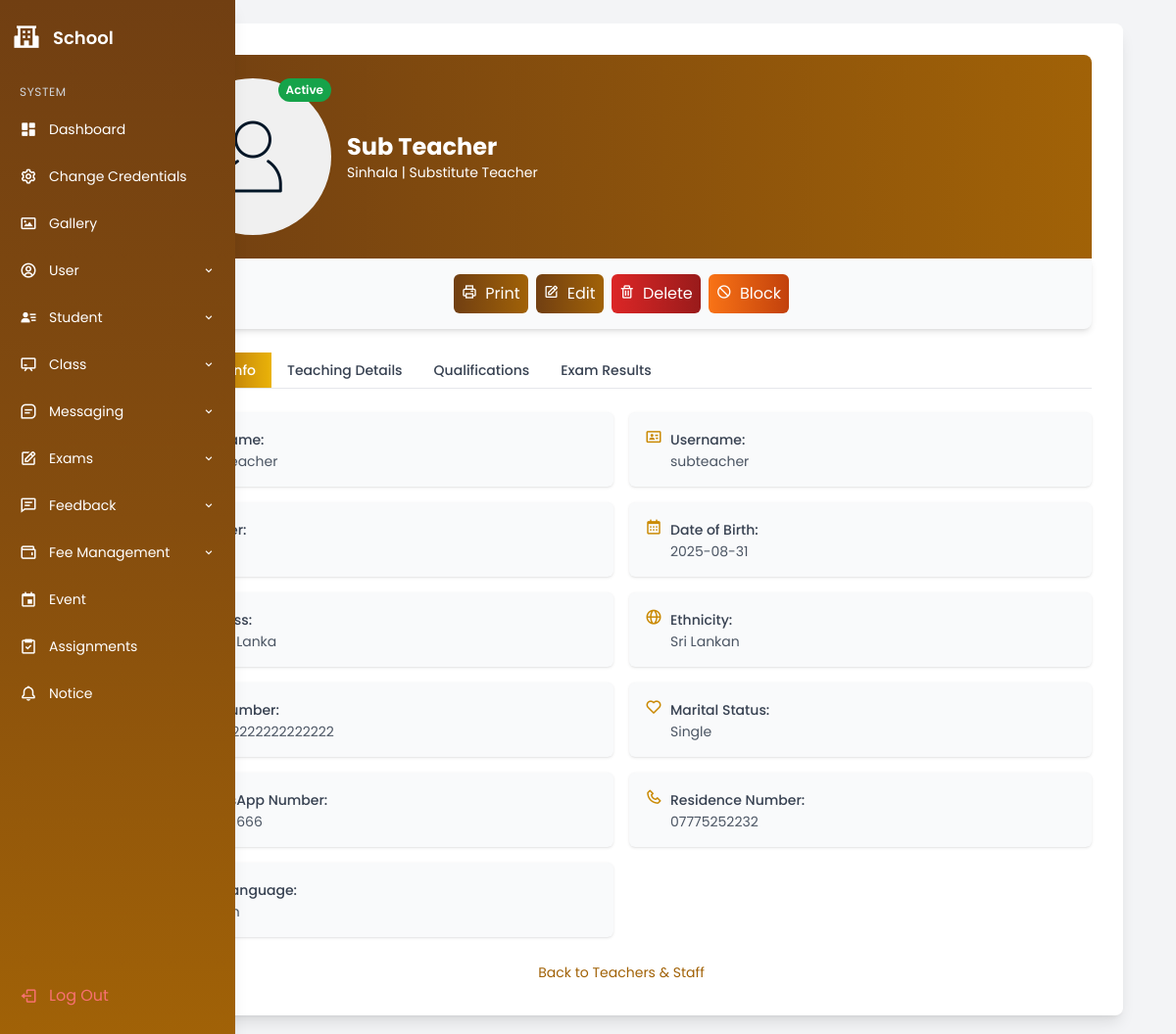
/sub_teacher_profile.php?username=subteacher (signed in), run on the app's committed database.
### tables this page shows
CREATE TABLE `noclass_teacher` (
  `id` int(11) NOT NULL,
  `username` varchar(50) DEFAULT NULL,
  `full_name` varchar(255) NOT NULL,
  `gender` enum('Male','Female') NOT NULL,
  `date_of_birth` date NOT NULL,
  `postal_address` text NOT NULL,
  `ethnicity` varchar(255) DEFAULT NULL,
  `nic_number` varchar(50) NOT NULL,
  `marital_status` enum('Single','Married') NOT NULL,
  `whatsapp_number` varchar(15) DEFAULT NULL,
  `residence_number` varchar(15) DEFAULT NULL,
  `first_language` varchar(50) DEFAULT NULL,
  `profile_image` varchar(255) DEFAULT NULL,
  `subject_id` int(11) DEFAULT NULL,
  `teaching_classes` longtext DEFAULT NULL CHECK (json_valid(`teaching_classes`))
);

CREATE TABLE `subjects` (
  `id` int(11) NOT NULL,
  `subject_name` varchar(100) NOT NULL
);

### sub_teacher_profile.php (the view, shortened to what this page needs)
<?php
require_once 'database_connection.php';
$username_filter = isset($_GET['username']) ? $_GET['username'] : '';
$sql_user = "
    SELECT
        t.*,
        u.active,
        s.subject_name,
        ed.other_educational_qualification,
        ed.professional_qualification,
        ed.extra_curricular_activities,
        ed.work_experience
    FROM noclass_teacher t
    LEFT JOIN user u ON t.username = u.username
    LEFT JOIN subjects s ON t.subject_id = s.id
    LEFT JOIN educational_details ed ON t.username = ed.username
    WHERE t.username = ?";
$stmt = $conn->prepare($sql_user);
$stmt->bind_param("s", $username_filter);
$stmt->execute();
$user_details = $stmt->get_result()->fetch_assoc();
?>
<!DOCTYPE html>
<html lang="en">
<head>
    <script src="https://cdn.tailwindcss.com"></script>
    <link rel="stylesheet" href="https://cdn.jsdelivr.net/npm/boxicons@latest/css/boxicons.min.css">
</head>
<body class="bg-gray-100 min-h-screen">
    <?php include('navbar.php'); ?>
    <main class="ml-[68px] p-6">
        <div class="container max-w-5xl mx-auto bg-white p-8 rounded-lg shadow-lg hover:shadow-2xl transition-all duration-300 animate-bounceIn">
            <?php if ($user_details): ?>
                <div class="profile-header bg-gradient-to-r from-yellow-900 to-yellow-700 text-white p-6 rounded-t-lg flex flex-col sm:flex-row items-center gap-4">
                    <div class="profile-img-container relative">
                        <?php if (!empty($user_details['profile_image']) && file_exists($user_details['profile_image'])): ?>
                            <img src="<?php echo htmlspecialchars($user_details['profile_image']); ?>" alt="Profile Image of <?php echo htmlspecialchars($user_details['full_name']); ?>" class="profile-img w-40 h-40 object-cover rounded-full transition-transform duration-300">
                        <?php else: ?>
                            <img src="./Resources/default_profile.png" alt="Default Profile Image" class="profile-img w-40 h-40 object-cover rounded-full transition-transform duration-300">
                        <?php endif; ?>
                        <span class="absolute top-0 right-0 bg-<?php echo $user_details['active'] == 1 ? 'green-600' : 'red-600'; ?> text-white text-xs font-semibold px-2 py-1 rounded-full">
                            <?php echo $user_details['active'] == 1 ? 'Active' : 'Blocked'; ?>
                        </span>
                    </div>
                    <div class="text-center sm:text-left">
                        <h2 class="text-2xl font-bold"><?php echo htmlspecialchars($user_details['full_name']); ?></h2>
                        <p class="text-sm"><?php echo htmlspecialchars($user_details['subject_name'] ?? 'N/A'); ?> | Substitute Teacher</p>
                    </div>
                </div>
                <div class="action-bar no-print sticky top-0 z-40 bg-gray-50 p-4 rounded-b-lg shadow-md flex flex-wrap justify-center gap-2 mb-6">
                    <button onclick="window.print()" class="p-2 bg-gradient-to-r from-yellow-900 to-yellow-700 text-white rounded-md btn-gradient hover:bg-yellow-800 transition duration-200 hover-loop" aria-label="Print profile">
                        <i class='bx bx-printer mr-1'></i> Print
                    </button>
                    <a href="./edit_sub_teacher_profile.php?username=<?php echo urlencode($username_filter); ?>"
                       class="p-2 bg-gradient-to-r from-yellow-900 to-yellow-700 text-white rounded-md btn-gradient hover:bg-yellow-800 transition duration-200 hover-loop"
                       aria-label="Edit profile">
                        <i class='bx bx-edit mr-1'></i> Edit
                    </a>
                    <form method="POST" onsubmit="return confirm('Are you sure you want to delete this profile?');" class="inline">
                        <button type="submit" name="delete" class="p-2 bg-gradient-to-r from-red-600 to-red-800 text-white rounded-md btn-gradient hover:bg-red-900 transition duration-200 hover-loop" aria-label="Delete profile">
                            <i class='bx bx-trash mr-1'></i> Delete
                        </button>
                    </form>
                    <?php if ($user_details['active'] == 1): ?>
                        <button onclick="openBlockModal('<?php echo htmlspecialchars($username_filter); ?>')"
                                class="p-2 bg-gradient-to-r from-orange-500 to-orange-700 text-white rounded-md btn-gradient hover:bg-orange-800 transition duration-200 hover-loop"
                                aria-label="Block user">
                            <i class='bx bx-block mr-1'></i> Block
                        </button>
                    <?php endif; ?>
                </div>
                <div class="tabs no-print flex flex-wrap border-b border-gray-200 mb-6">
                    <button class="tab-button px-4 py-2 text-sm font-medium text-gray-700 hover:bg-yellow-100 transition duration-200 active" data-tab="personal" aria-label="Personal Information">Personal Info</button>
                    <button class="tab-button px-4 py-2 text-sm font-medium text-gray-700 hover:bg-yellow-100 transition duration-200" data-tab="teaching" aria-label="Teaching Details">Teaching Details</button>
                    <button class="tab-button px-4 py-2 text-sm font-medium text-gray-700 hover:bg-yellow-100 transition duration-200" data-tab="qualifications" aria-label="Qualifications">Qualifications</button>
                    <button class="tab-button px-4 py-2 text-sm font-medium text-gray-700 hover:bg-yellow-100 transition duration-200" data-tab="results" aria-label="Exam Results">Exam Results</button>
                </div>
                <div class="tab-content">
                    <div id="personal" class="tab-pane grid grid-cols-1 md:grid-cols-2 gap-4 mb-6 animate-bounceIn">
                        <div class="card bg-gray-50 p-4 rounded-md shadow hover:shadow-lg transition duration-200">
                            <div class="flex items-start">
                                <i class='bx bx-user mr-2 text-yellow-600 text-lg'></i>
                                <div>
                                    <label class="text-sm font-medium text-gray-700">Full Name:</label>
                                    <span class="block text-sm text-gray-600"><?php echo htmlspecialchars($user_details['full_name']); ?></span>
                                </div>
                            </div>
                        </div>
                        <div class="card bg-gray-50 p-4 rounded-md shadow hover:shadow-lg transition duration-200">
                            <div class="flex items-start">
                                <i class='bx bx-id-card mr-2 text-yellow-600 text-lg'></i>
                                <div>
                                    <label class="text-sm font-medium text-gray-700">Username:</label>
                                    <span class="block text-sm text-gray-600"><?php echo htmlspecialchars($user_details['username']); ?></span>
                                </div>
                            </div>
                        </div>
                        <div class="card bg-gray-50 p-4 rounded-md shadow hover:shadow-lg transition duration-200">
                            <div class="flex items-start">
                                <i class='bx bx-male-female mr-2 text-yellow-600 text-lg'></i>
                                <div>
                                    <label class="text-sm font-medium text-gray-700">Gender:</label>
                                    <span class="block text-sm text-gray-600"><?php echo htmlspecialchars($user_details['gender']); ?></span>
                                </div>
                            </div>
                        </div>
                        <div class="card bg-gray-50 p-4 rounded-md shadow hover:shadow-lg transition duration-200">
                            <div class="flex items-start">
                                <i class='bx bx-calendar mr-2 text-yellow-600 text-lg'></i>
                                <div>
                                    <label class="text-sm font-medium text-gray-700">Date of Birth:</label>
                                    <span class="block text-sm text-gray-600"><?php echo htmlspecialchars($user_details['date_of_birth']); ?></span>
                                </div>
                            </div>
                        </div>
                        <div class="card bg-gray-50 p-4 rounded-md shadow hover:shadow-lg transition duration-200">
                            <div class="flex items-start">
                                <i class='bx bx-home mr-2 text-yellow-600 text-lg'></i>
                                <div>
                                    <label class="text-sm font-medium text-gray-700">Address:</label>
                                    <span class="block text-sm text-gray-600"><?php echo htmlspecialchars($user_details['postal_address']); ?></span>
                                </div>
                            </div>
                        </div>
                        <div class="card bg-gray-50 p-4 rounded-md shadow hover:shadow-lg transition duration-200">
                            <div class="flex items-start">
                                <i class='bx bx-globe mr-2 text-yellow-600 text-lg'></i>
                                <div>
                                    <label class="text-sm font-medium text-gray-700">Ethnicity:</label>
                                    <span class="block text-sm text-gray-600"><?php echo htmlspecialchars($user_details['ethnicity']); ?></span>
                                </div>
                            </div>
                        </div>
                        <div class="card bg-gray-50 p-4 rounded-md shadow hover:shadow-lg transition duration-200">
                            <div class="flex items-start">
                                <i class='bx bx-id-card mr-2 text-yellow-600 text-lg'></i>
                                <div>
                                    <label class="text-sm font-medium text-gray-700">NIC Number:</label>
                                    <span class="block text-sm text-gray-600"><?php echo htmlspecialchars($user_details['nic_number']); ?></span>
                                </div>
                            </div>
                        </div>
                        <div class="card bg-gray-50 p-4 rounded-md shadow hover:shadow-lg transition duration-200">
                            <div class="flex items-start">
                                <i class='bx bx-heart mr-2 text-yellow-600 text-lg'></i>
                                <div>
                                    <label class="text-sm font-medium text-gray-700">Marital Status:</label>
                                    <span class="block text-sm text-gray-600"><?php echo htmlspecialchars($user_details['marital_status']); ?></span>
                                </div>
                            </div>
                        </div>
                        <div class="card bg-gray-50 p-4 rounded-md shadow hover:shadow-lg transition duration-200">
                            <div class="flex items-start">
                                <i class='bx bx-phone mr-2 text-yellow-600 text-lg'></i>
                                <div>
                                    <label class="text-sm font-medium text-gray-700">WhatsApp Number:</label>
                                    <span class="block text-sm text-gray-600"><?php echo htmlspecialchars($user_details['whatsapp_number']); ?></span>
                                </div>
                            </div>
                        </div>
                        <div class="card bg-gray-50 p-4 rounded-md shadow hover:shadow-lg transition duration-200">
                            <div class="flex items-start">
                                <i class='bx bx-phone mr-2 text-yellow-600 text-lg'></i>
                                <div>
                                    <label class="text-sm font-medium text-gray-700">Residence Number:</label>
                                    <span class="block text-sm text-gray-600"><?php echo htmlspecialchars($user_details['residence_number']); ?></span>
                                </div>
                            </div>
                        </div>
                        <div class="card bg-gray-50 p-4 rounded-md shadow hover:shadow-lg transition duration-200">
                            <div class="flex items-start">
                                <i class='bx bx-comment mr-2 text-yellow-600 text-lg'></i>
                                <div>
                                    <label class="text-sm font-medium text-gray-700">First Language:</label>
                                    <span class="block text-sm text-gray-600"><?php echo htmlspecialchars($user_details['first_language']); ?></span>
                                </div>
                            </div>
                        </div>
                    </div>
                </div>
                <div class="no-print text-center mt-6">
                    <a href="./view_teachers_staff.php" class="text-sm text-yellow-700 hover:underline" aria-label="Back to teachers and staff list">Back to Teachers & Staff</a>
                </div>
            <?php else: ?>
                <p class="text-center text-gray-500 italic animate-bounceIn">Substitute teacher profile not found.</p>
            <?php endif; ?>
        </div>
    </main>
</body>
</html>

### data on the page
noclass_teacher: full_name "Sub Teacher", subject.subject_name "Sinhala", username "subteacher", gender "Male", date_of_birth "2025-08-31", postal_address "123 Sri Lanka", ethnicity "Sri Lankan", nic_number "222222222222222222", marital_status "Single", whatsapp_number "0777111666", residence_number "07775252232", first_language "English"
